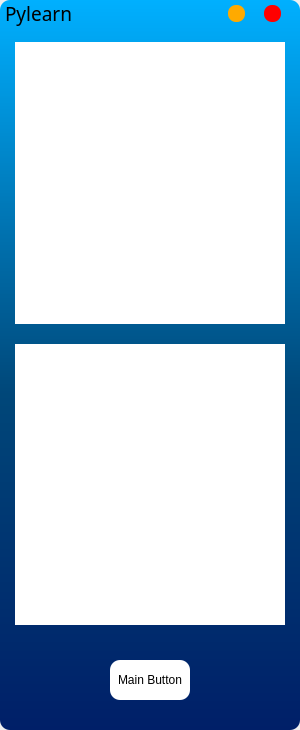
<?xml version="1.0" encoding="UTF-8"?>
<ui version="4.0">
 <class>MainWindow</class>
 <widget class="QMainWindow" name="MainWindow">
  <property name="geometry">
   <rect>
    <x>0</x>
    <y>0</y>
    <width>300</width>
    <height>730</height>
   </rect>
  </property>
  <property name="windowTitle">
   <string>MainWindow</string>
  </property>
  <widget class="QWidget" name="centralwidget">
   <layout class="QVBoxLayout" name="verticalLayout">
    <property name="spacing">
     <number>0</number>
    </property>
    <property name="leftMargin">
     <number>0</number>
    </property>
    <property name="topMargin">
     <number>0</number>
    </property>
    <property name="rightMargin">
     <number>0</number>
    </property>
    <property name="bottomMargin">
     <number>0</number>
    </property>
    <item>
     <widget class="QFrame" name="bg_frame">
      <property name="styleSheet">
       <string notr="true">background-color: qlineargradient(spread:pad, x1:0.497, y1:0, x2:0.496, y2:1, stop:0 rgba(0, 176, 255, 255), stop:0.539773 rgba(0, 71, 121, 255), stop:1 rgba(0, 31, 104, 255));
border-radius: 10px;</string>
      </property>
      <property name="frameShape">
       <enum>QFrame::StyledPanel</enum>
      </property>
      <property name="frameShadow">
       <enum>QFrame::Raised</enum>
      </property>
      <layout class="QVBoxLayout" name="verticalLayout_6">
       <property name="spacing">
        <number>0</number>
       </property>
       <property name="leftMargin">
        <number>0</number>
       </property>
       <property name="topMargin">
        <number>0</number>
       </property>
       <property name="rightMargin">
        <number>0</number>
       </property>
       <property name="bottomMargin">
        <number>0</number>
       </property>
       <item>
        <widget class="QFrame" name="title_bar">
         <property name="maximumSize">
          <size>
           <width>16777215</width>
           <height>50</height>
          </size>
         </property>
         <property name="font">
          <font>
           <pointsize>8</pointsize>
          </font>
         </property>
         <property name="styleSheet">
          <string notr="true">background-color: none</string>
         </property>
         <property name="frameShape">
          <enum>QFrame::StyledPanel</enum>
         </property>
         <property name="frameShadow">
          <enum>QFrame::Raised</enum>
         </property>
         <layout class="QHBoxLayout" name="horizontalLayout_2">
          <property name="spacing">
           <number>0</number>
          </property>
          <property name="leftMargin">
           <number>0</number>
          </property>
          <property name="topMargin">
           <number>0</number>
          </property>
          <property name="rightMargin">
           <number>0</number>
          </property>
          <property name="bottomMargin">
           <number>0</number>
          </property>
          <item>
           <widget class="QFrame" name="frame_title">
            <property name="frameShape">
             <enum>QFrame::StyledPanel</enum>
            </property>
            <property name="frameShadow">
             <enum>QFrame::Raised</enum>
            </property>
            <layout class="QVBoxLayout" name="verticalLayout_2">
             <property name="spacing">
              <number>0</number>
             </property>
             <property name="leftMargin">
              <number>5</number>
             </property>
             <property name="topMargin">
              <number>0</number>
             </property>
             <property name="rightMargin">
              <number>0</number>
             </property>
             <property name="bottomMargin">
              <number>0</number>
             </property>
             <item>
              <widget class="QLabel" name="title">
               <property name="font">
                <font>
                 <family>Corbel</family>
                 <pointsize>14</pointsize>
                 <kerning>true</kerning>
                </font>
               </property>
               <property name="text">
                <string>Pylearn</string>
               </property>
               <property name="scaledContents">
                <bool>false</bool>
               </property>
               <property name="alignment">
                <set>Qt::AlignLeading|Qt::AlignLeft|Qt::AlignTop</set>
               </property>
              </widget>
             </item>
            </layout>
           </widget>
          </item>
          <item>
           <widget class="QFrame" name="frame_btn">
            <property name="maximumSize">
             <size>
              <width>100</width>
              <height>16777215</height>
             </size>
            </property>
            <property name="frameShape">
             <enum>QFrame::StyledPanel</enum>
            </property>
            <property name="frameShadow">
             <enum>QFrame::Raised</enum>
            </property>
            <layout class="QHBoxLayout" name="horizontalLayout_5">
             <property name="spacing">
              <number>0</number>
             </property>
             <property name="topMargin">
              <number>0</number>
             </property>
             <property name="rightMargin">
              <number>0</number>
             </property>
             <property name="bottomMargin">
              <number>0</number>
             </property>
             <item>
              <widget class="QPushButton" name="btn_minimize">
               <property name="minimumSize">
                <size>
                 <width>15</width>
                 <height>15</height>
                </size>
               </property>
               <property name="maximumSize">
                <size>
                 <width>17</width>
                 <height>17</height>
                </size>
               </property>
               <property name="toolTip">
                <string>Minimize</string>
               </property>
               <property name="styleSheet">
                <string notr="true">QPushButton {
	border: none;
	border-radius: 8px;
	background-color: rgb(255, 170, 0);
}
QPushButton:hover {
	background-color: rgba(255, 170, 0, 150);
}</string>
               </property>
               <property name="text">
                <string/>
               </property>
              </widget>
             </item>
             <item>
              <widget class="QPushButton" name="btn_quit">
               <property name="minimumSize">
                <size>
                 <width>15</width>
                 <height>15</height>
                </size>
               </property>
               <property name="maximumSize">
                <size>
                 <width>17</width>
                 <height>17</height>
                </size>
               </property>
               <property name="toolTip">
                <string>Close</string>
               </property>
               <property name="styleSheet">
                <string notr="true">QPushButton {
	border: none;
	border-radius: 8px;
	background-color: rgb(255, 0, 0);
}
QPushButton:hover {
	background-color: rgba(255, 0, 0, 150);
}</string>
               </property>
               <property name="text">
                <string/>
               </property>
              </widget>
             </item>
            </layout>
           </widget>
          </item>
         </layout>
        </widget>
       </item>
       <item>
        <widget class="QFrame" name="frame_content">
         <property name="styleSheet">
          <string notr="true">background-color: none</string>
         </property>
         <property name="frameShape">
          <enum>QFrame::StyledPanel</enum>
         </property>
         <property name="frameShadow">
          <enum>QFrame::Raised</enum>
         </property>
         <layout class="QVBoxLayout" name="verticalLayout_3">
          <property name="spacing">
           <number>20</number>
          </property>
          <property name="leftMargin">
           <number>15</number>
          </property>
          <property name="topMargin">
           <number>15</number>
          </property>
          <property name="rightMargin">
           <number>15</number>
          </property>
          <property name="bottomMargin">
           <number>5</number>
          </property>
          <item>
           <widget class="QFrame" name="frame_content_assignment">
            <property name="frameShape">
             <enum>QFrame::StyledPanel</enum>
            </property>
            <property name="frameShadow">
             <enum>QFrame::Raised</enum>
            </property>
            <layout class="QVBoxLayout" name="verticalLayout_5">
             <property name="spacing">
              <number>0</number>
             </property>
             <property name="leftMargin">
              <number>0</number>
             </property>
             <property name="topMargin">
              <number>0</number>
             </property>
             <property name="rightMargin">
              <number>0</number>
             </property>
             <property name="bottomMargin">
              <number>0</number>
             </property>
             <item>
              <widget class="QListView" name="list_assignment"/>
             </item>
            </layout>
           </widget>
          </item>
          <item>
           <widget class="QFrame" name="frame_content_hint">
            <property name="frameShape">
             <enum>QFrame::StyledPanel</enum>
            </property>
            <property name="frameShadow">
             <enum>QFrame::Raised</enum>
            </property>
            <layout class="QVBoxLayout" name="verticalLayout_4">
             <property name="spacing">
              <number>0</number>
             </property>
             <property name="leftMargin">
              <number>0</number>
             </property>
             <property name="topMargin">
              <number>0</number>
             </property>
             <property name="rightMargin">
              <number>0</number>
             </property>
             <property name="bottomMargin">
              <number>0</number>
             </property>
             <item>
              <widget class="QListView" name="list_hint"/>
             </item>
            </layout>
           </widget>
          </item>
         </layout>
        </widget>
       </item>
       <item>
        <widget class="QFrame" name="frame_main_btn">
         <property name="minimumSize">
          <size>
           <width>0</width>
           <height>100</height>
          </size>
         </property>
         <property name="maximumSize">
          <size>
           <width>16777215</width>
           <height>100</height>
          </size>
         </property>
         <property name="styleSheet">
          <string notr="true">background-color: none;
</string>
         </property>
         <property name="frameShape">
          <enum>QFrame::StyledPanel</enum>
         </property>
         <property name="frameShadow">
          <enum>QFrame::Raised</enum>
         </property>
         <layout class="QHBoxLayout" name="horizontalLayout_6">
          <item>
           <widget class="QPushButton" name="main_btn">
            <property name="minimumSize">
             <size>
              <width>0</width>
              <height>40</height>
             </size>
            </property>
            <property name="maximumSize">
             <size>
              <width>80</width>
              <height>16777215</height>
             </size>
            </property>
            <property name="styleSheet">
             <string notr="true">QPushButton {
	background-color: rgb(255, 255, 255);
}

QPushButton:hover {
	background-color: rgba(255, 255, 255, 150)
}</string>
            </property>
            <property name="text">
             <string>Main Button</string>
            </property>
            <property name="checkable">
             <bool>false</bool>
            </property>
            <property name="checked">
             <bool>false</bool>
            </property>
            <property name="flat">
             <bool>false</bool>
            </property>
           </widget>
          </item>
         </layout>
        </widget>
       </item>
      </layout>
     </widget>
    </item>
   </layout>
  </widget>
 </widget>
 <resources/>
 <connections/>
</ui>
